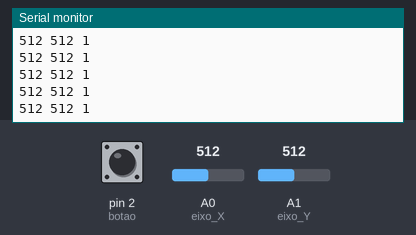
A sketch run on a simulated Arduino Uno, built with avr-gcc and run on an emulated ATmega328P. Parts: the last lines printed to the serial monitor. Inputs (shaded band) come from the test bench; at power-on: A0 (eixo_X) = 512, A1 (eixo_Y) = 512, pin 2 (botao) HIGH.

Above: at 1.2 s.
1.3 s: A0 (eixo_X) set to 716
At 1.49 s:
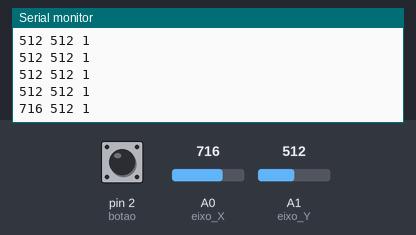
2.8 s: A1 (eixo_Y) set to 716
At 2.84 s:
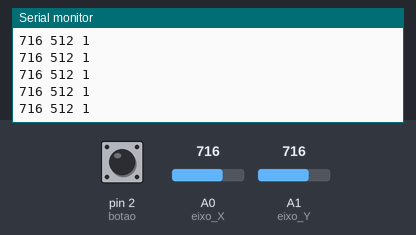
4.3 s: pin 2 (botao) pulled LOW for 0.15 s
At 4.5 s:
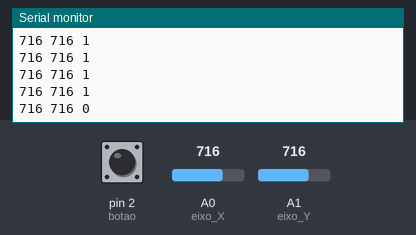
5.9 s: A0 (eixo_X) set to 900
At 6.0 s:
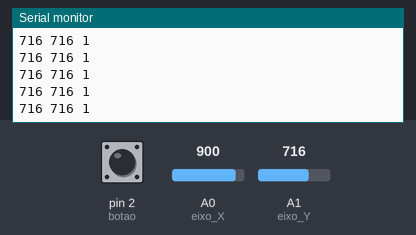
7.4 s: pin 2 (botao) pulled LOW for 1 s
At 7.66 s:
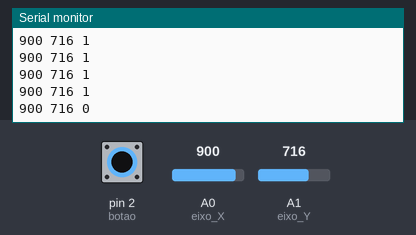
9.9 s: A1 (eixo_Y) set to 900
At 9.91 s:
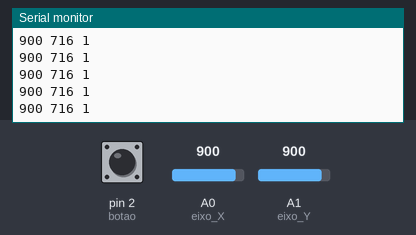
Timing chart, 0 to 12.4 s (numbered marks = the images above; inputs shaded):
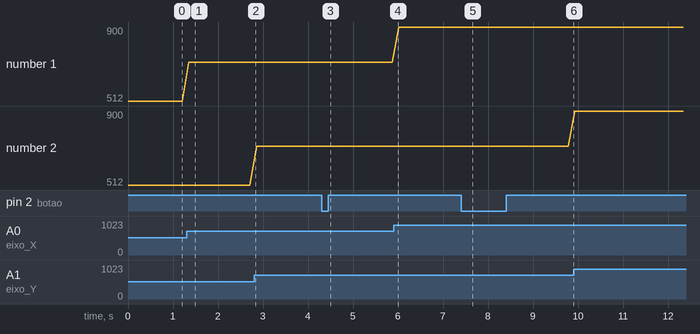

The sketch:

Joystick.ino
```cpp
int eixo_X = A0;
int eixo_Y = A1;
int botao = 2;
String info = " ";

void setup(){
  pinMode (botao, INPUT_PULLUP); //DEFINE A PORTA COMO ENTRADA
  Serial.begin (9600); //INICIALIZA O MONITOR SERIAL
}
void loop(){
  info = analogRead(eixo_X);
  info += " ";
  info += analogRead(eixo_Y);
  info += " ";
  info += digitalRead(botao);
  Serial.println(info);
  delay(150);
}
```

Measured:
- after the input at 1.3 s, the serial monitor: prints a new line after 0.06 s (image 1)
- after the input at 4.3 s, the serial monitor: prints a new line after 0.06 s (image 3)
- after the input at 7.4 s, the serial monitor: prints a new line after 0.13 s (image 5)
- plotted number 1: 512 → 716 after the input at 1.3 s, 716 → 900 after the input at 5.9 s
